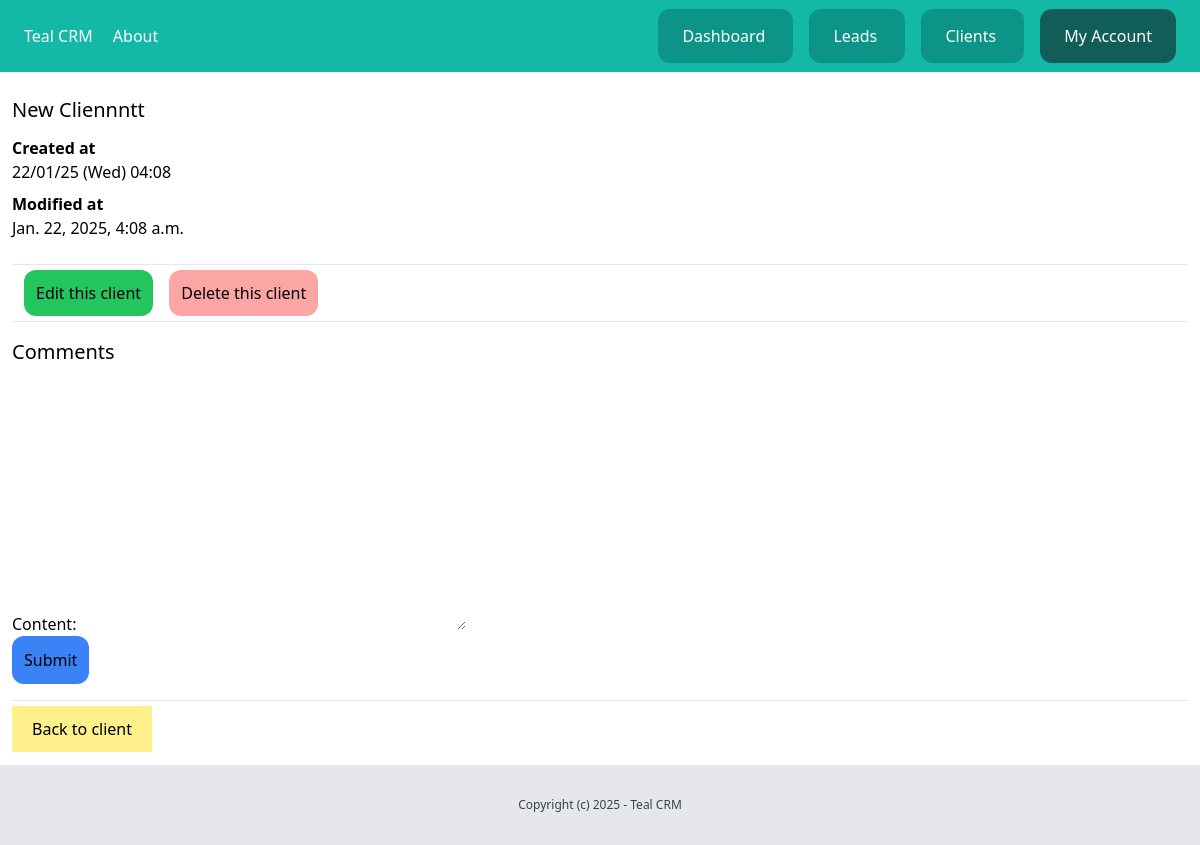
The page /dashboard/clients/16/ (signed in) on the database as committed earlier.
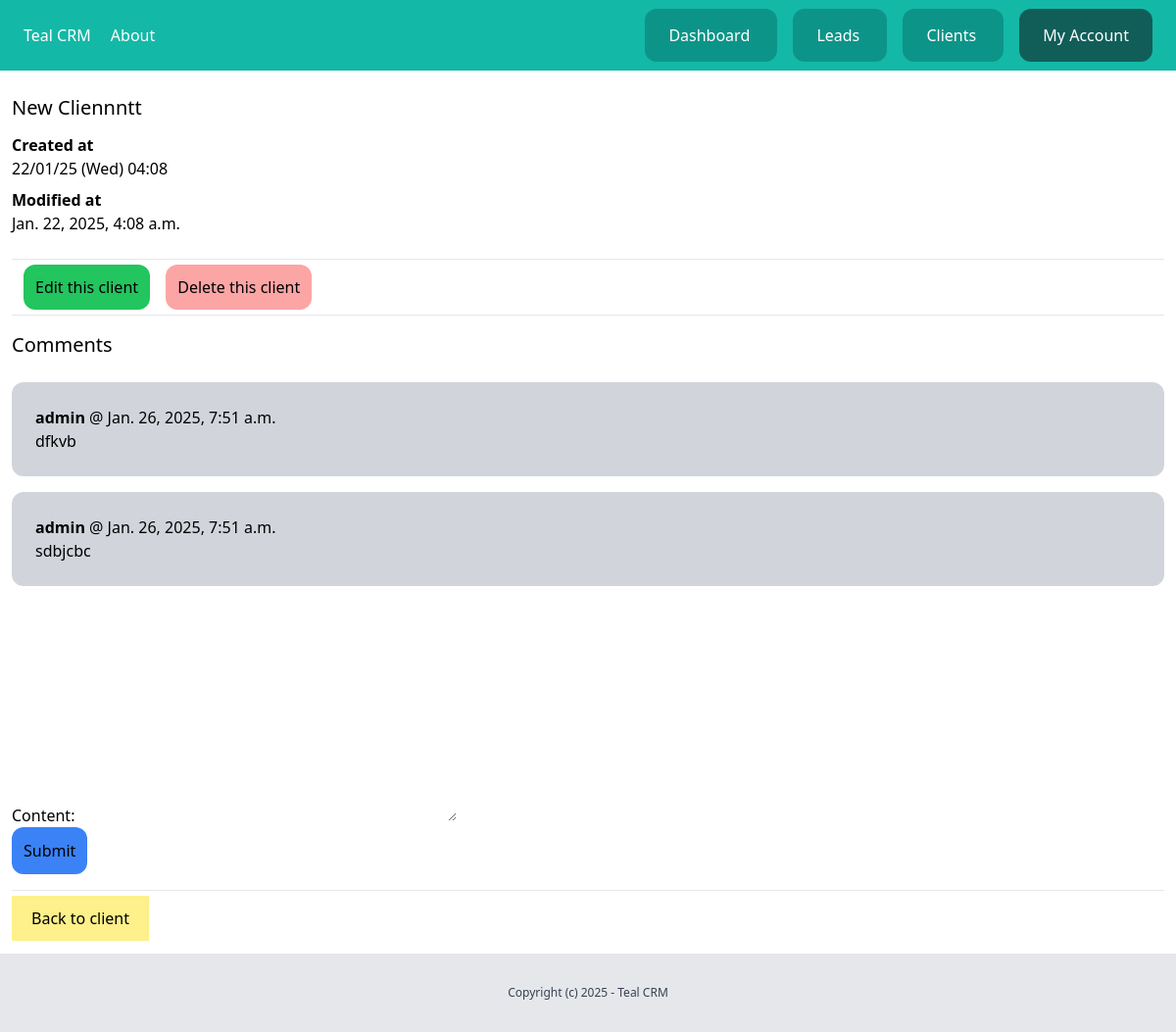
The same page on the database as committed later.
### client/models.py (models this page shows, shortened)
class Comments(models.Model):
    team = models.ForeignKey(Team, related_name='client_comments', on_delete=models.CASCADE)
    client = models.ForeignKey(Client, related_name='comments', on_delete=models.CASCADE)
    content = models.TextField(blank=True,null = True)
    created_by = models.ForeignKey(User, related_name='client_comments', on_delete=models.CASCADE)
    created_at = models.DateTimeField(auto_now_add=True)

### client/views.py (the view)
# urls.py: path('<int:pk>/', views.clients_detail, name='detail'),
@login_required
def clients_detail(request,pk):
    client = get_object_or_404(Client, created_by = request.user,pk=pk)
    team=Team.objects.filter(created_by=request.user)[0]
    if request.method=='POST':
        form = AddCommentForm(request.POST)
        if form.is_valid():
            comment= form.save(commit=False)
            comment.team= team
            comment.created_by= request.user
            comment.client=client
            comment.save()
            return redirect('clients:detail',pk=pk)
    else:
        form= AddCommentForm()
    return render(request,'clients/clients_detail.html',{'client':client,'form':form})

### client/forms.py
class AddCommentForm(forms.ModelForm):
    class Meta:
        model=Comments
        fields=('content',)

### client/templates/clients/clients_detail.html (shortened to what this page needs)
{% extends 'core/base.html' %}
{% block content %}
<div class="px-3 py-6">
    <h1 class="text-xl mb-3">{{client.name}}</h1>
    <p class="font-semibold">Created at</p>
    <p class="mb-2">{{client.created_at|date:"d/m/y (D) h:i"}}</p>
    <p class="font-semibold">Modified at</p>
    <p class="mb-6">{{client.modified_at}}</p>
    <hr class="my-4">
    <a class=" py-3 px-3 ml-3 rounded-xl bg-green-500" href=" {% url 'clients:edit' client.id%} ">Edit this client</a>
    <a class=" py-3 px-3 ml-3 rounded-xl bg-red-300" href="{% url 'clients:delete' client.id %}">Delete this client</a>
    <hr class="my-4">
    <h2 class="mb-6 text-xl">Comments</h2>
    <div class="space-y-4">
        {%for comment in client.comments.all %}
        <div class="bg-gray-300 px-6 py-6 rounded-xl ">
            <p><strong>{{comment.created_by}} </strong> @ {{comment.created_at}}</p>
            {{comment.content}}
        </div>
        {% endfor%}
    </div>
    <form action="{% url 'clients:add_comment' client.id %}" method="post">
        {{form.as_p}}
        <button class="py-3 px-3 rounded-xl bg-blue-500">Submit</button>
    </form>
    <hr class="my-4">
    <a class=" py-3 px-5 bg-yellow-200" href="{% url 'clients:list'%}"> Back to client</a>
</div>
{% endblock %}

Rows that differ between the two databases and show on the page:
added Comments: created_by "admin", created_at "Jan. 26, 2025, 7:51 a.m.", content "dfkvb"
added Comments: created_by "admin", created_at "Jan. 26, 2025, 7:51 a.m.", content "sdbjcbc"
